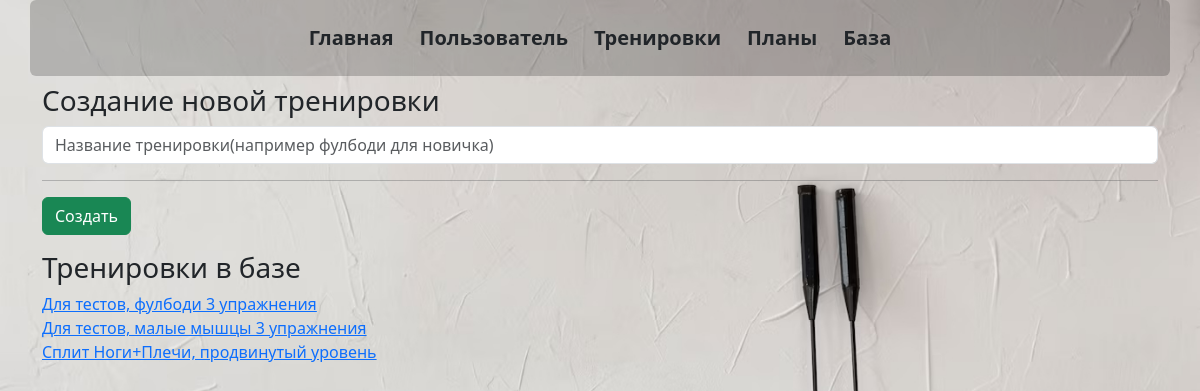
The app's page /new_train, older data.
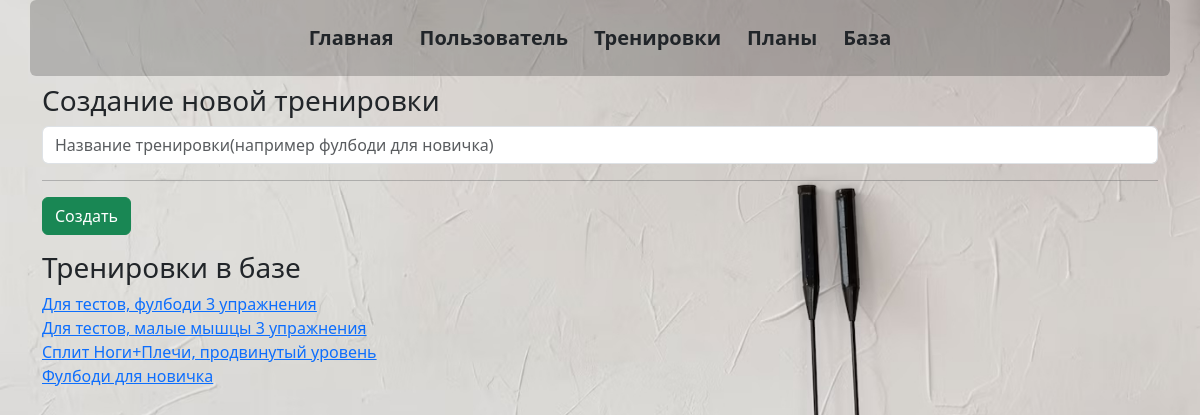
The same page, newer data.
### _models.py (models this page shows, shortened)
class Training(db.Model):
    __tablename__ = 'trainings'
    training_id = db.Column(db.Integer, primary_key=True)
    name = db.Column(db.String(50), nullable=False)
    exercises = relationship('Exercise', secondary='training_exercises', overlaps="trainings")
    user_trainings = relationship('UserTraining', back_populates='training')
    plans = relationship('Plan', secondary='plan_trainings', back_populates='trainings')

### main.py (the view, shortened to what this page needs)
@app.route("/new_train", methods=['POST', 'GET'])
def new_train():
    trains_list = Training.query.all()
    return render_template('new_train.html', trains_list=trains_list)

### templates/new_train.html (shortened to what this page needs)
{% extends 'base.html' %}
{% block body %}
<h3>Создание новой тренировки</h3>
                <form method="post">
                    <input type="text" name="train_name" id="train_name" class="form-control mb-2" required value="{{train_name}}" placeholder="Название тренировки(например фулбоди для новичка)">
                    <hr>
                    <input type="submit" class="btn btn-success" value="Создать">
                </form>
<div class="row mb-3 mt-3">
    <h3>Тренировки в базе</h3>
    {% for train in trains_list %}
    <div class="col-6">
        <a href="/edit_train/{{train.training_id}}">{{train.name}}</a>
    </div>
    <div class="col-6">
    </div>
    {% endfor %}
</div>
{% endblock %}

### templates/base.html (shortened to what this page needs)
<!doctype html>
<html lang="ru">
<head>
    <link rel="stylesheet" href="{{ url_for('static', filename='css/bootstrap.min.css' )}}">
    <link rel="stylesheet" href="{{ url_for('static', filename='css/main.css' )}}">
</head>
<body>
    <div class="container text-primary bg-opacity-20 rounded-2">
        <header class="d-flex flex-wrap justify-content-center py-3 mb-2 fs-5 fw-semibold" >
            <ul class="nav nav-pills ">
                <li class="nav-item"><a href="/" class="fs-5 fw-semibold btn">Главная</a></li>
                <li class="nav-item"><a href="/users_center" class="fs-5 fw-semibold btn">Пользователь</a></li>
                <li class="nav-item"><a href="/new_train" class="fs-5 fw-semibold btn">Тренировки</a></li>
                <li class="nav-item"><a href="/plans_all" class="fs-5 fw-semibold btn">Планы</a></li>
                <li class="nav-item"><a href="/migration" class="fs-5 fw-semibold btn">База</a></li>
            </ul>
        </header>
    </div>
    <div class="container">
        {% block body %}{% endblock %}
    </div>
</body>
</html>

### static/css/main.css (style rules this page uses)
body { background-image: url('../imgs/background.jpg'); background-size: cover; background-repeat: no-repeat; background-attachment: fixed; }
.bg-opacity-20 { background-color: rgba(0, 0, 0, 0.2); }

Row changes from the older to the newer data that the page shows:
added Training: name "Фулбоди для новичка"
